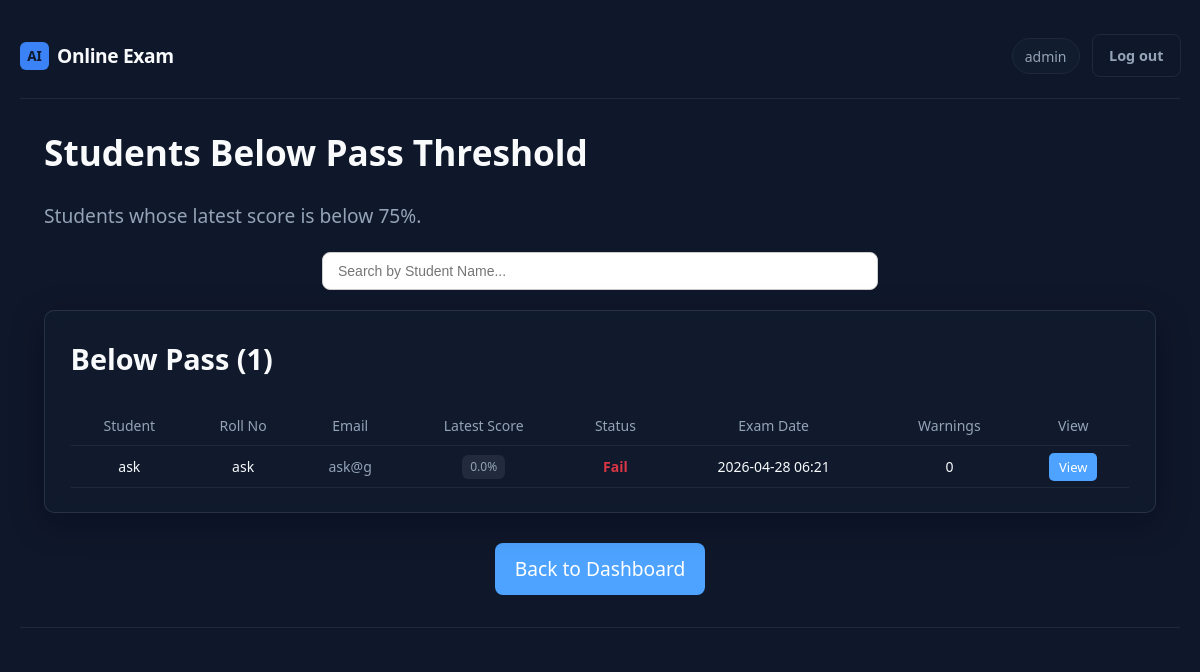
The page /admin/below-pass (signed in) on the database as committed earlier.
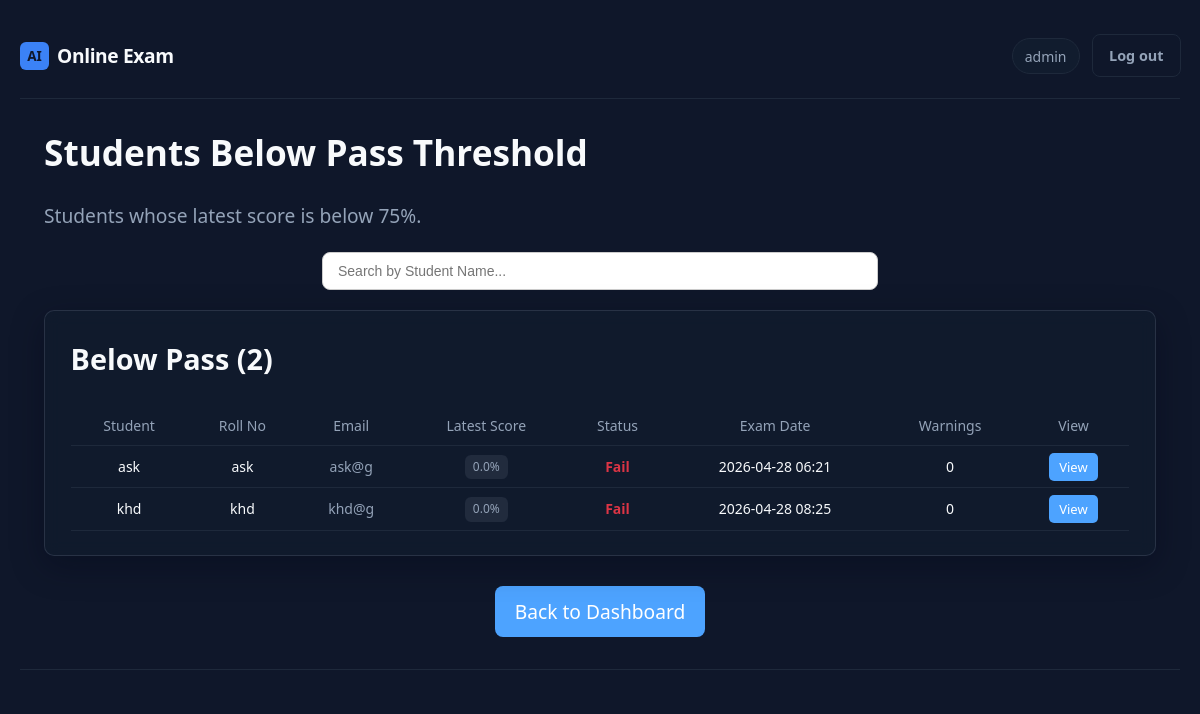
The same page on the database as committed later.
### app.py (models this page shows)
class User(db.Model):
    __tablename__ = "users"
    id = db.Column(db.Integer, primary_key=True)
    username = db.Column(db.String(80), unique=True, nullable=False)
    email = db.Column(db.String(120), unique=True, nullable=False)
    password_hash = db.Column(db.String(256), nullable=False)
    roll_number = db.Column(db.String(50), unique=True, nullable=True)
    created_at = db.Column(db.DateTime, default=lambda: datetime.now(timezone.utc))
    is_admin = db.Column(db.Boolean, default=False)
    allow_reattempt = db.Column(db.Boolean, default=False)
    exam_access_enabled = db.Column(db.Boolean, default=True)
    exam_completed = db.Column(db.Boolean, default=False)
    admin_role = db.Column(db.String(20), nullable=True)
    is_blocked = db.Column(db.Boolean, default=False)
    block_reason = db.Column(db.String(255))
    attempts = db.relationship("Attempt", backref="user", lazy=True)

class Attempt(db.Model):
    __tablename__ = "attempts"
    id = db.Column(db.Integer, primary_key=True)
    user_id = db.Column(db.Integer, db.ForeignKey("users.id"), nullable=False)
    exam_id = db.Column(db.Integer, db.ForeignKey('exam_history.id'), nullable=True)
    started_at = db.Column(db.DateTime, nullable=False)
    ended_at = db.Column(db.DateTime, nullable=True)
    status = db.Column(db.String(20), default="in_progress")
    score = db.Column(db.Float, nullable=True)
    question_ids_json = db.Column(db.Text, nullable=False)
    current_index = db.Column(db.Integer, default=0)
    time_limit_seconds = db.Column(db.Integer, default=EXAM_TIME_SECONDS)
    tab_switch_count = db.Column(db.Integer, default=0)
    face_missing_warnings = db.Column(db.Integer, default=0)
    warning_count = db.Column(db.Integer, default=0)
    warning_details_json = db.Column(db.Text, nullable=False, default="[]")
    timeline_json = db.Column(db.Text, nullable=False, default="[]")
    student_profile_json = db.Column(db.Text, nullable=False, default="{}")
    cheating_risk = db.Column(db.String(20), nullable=True)

### app.py (the view)
@app.route('/admin/below-pass')
@admin_required
def admin_below_pass():
    try:
        students = User.query.filter_by(is_admin=False).all()
        below_pass = []
        for student in students:
            latest_attempt = Attempt.query.filter_by(user_id=student.id).order_by(Attempt.started_at.desc()).first()
            if latest_attempt and latest_attempt.score is not None and latest_attempt.score < 75:
                below_pass.append({'student': student, 'attempt': latest_attempt})
        return render_template('admin/admin_below_pass.html', below_pass=below_pass)
    except Exception as e:
        return f"Error loading below pass page: {str(e)}"

### app.py (called while the page is built, shortened)
def admin_required(f):
    @wraps(f)
    def decorated(*args, **kwargs):
        if "user_id" not in session:
            return redirect(url_for("admin_login_page"))
        u = db.session.get(User, session["user_id"])
        return f(*args, **kwargs)
    return decorated

### templates/admin/admin_below_pass.html (shortened to what this page needs)
{% extends "base.html" %}
{% block body_class %}page-admin{% endblock %}
{% block content %}
<section class="admin-hero">
  <h1>Students Below Pass Threshold</h1>
  <p class="muted">Students whose latest score is below 75%.</p>
</section>
<div style="display: flex; justify-content: center; margin: 20px 0;">
  <input
    type="text"
    id="belowPassSearch"
    placeholder="Search by Student Name..."
    style="
      width: 50%;
      padding: 10px 15px;
      border-radius: 8px;
      border: 1px solid #ccc;
      outline: none;
      font-size: 14px;
    "
    onkeyup="filterBelowPass()"
  >
</div>
<div class="card admin-section" style="
  width: 100%;
  max-width: 100%;
  height: auto;
  min-height: auto;
  display: block;
  flex: none;
  flex-grow: 0;
  flex-shrink: 0;
">
  <h2>Below Pass ({{ below_pass|length }})</h2>
  {% if below_pass %}
  <div class="table-wrap">
    <table id="belowPassTable" class="data-table">
      <thead>
        <tr>
          <th>Student</th>
          <th>Roll No</th>
          <th>Email</th>
          <th>Latest Score</th>
          <th>Status</th>
          <th>Exam Date</th>
          <th>Warnings</th>
          <th>View</th>
        </tr>
      </thead>
      <tbody>
        {% for item in below_pass %}
        <tr>
          <td>{{ item.student.username }}</td>
          <td>{{ item.student.roll_number }}</td>
          <td class="muted">{{ item.student.email }}</td>
          <td>
            <span class="badge badge-muted">{{ item.attempt.score }}%</span>
          </td>
          <td>
            {% if item.attempt.score >= 75 %}
              <span style="color: #28a745; font-weight: 600;">Pass</span>
            {% else %}
              <span style="color: #dc3545; font-weight: 600;">Fail</span>
            {% endif %}
          </td>
          <td>{{ item.attempt.started_at.strftime('%Y-%m-%d %H:%M') }}</td>
          <td>{{ item.attempt.warning_count or 0 }}</td>
          <td>
            <a href="/admin/report/{{ item.attempt.id }}" style="
              background-color: #4da3ff;
              color: white;
              padding: 5px 10px;
              border-radius: 5px;
              text-decoration: none;
              font-size: 13px;
            ">
              View
            </a>
          </td>
        </tr>
        {% endfor %}
      </tbody>
    </table>
  </div>
  {% else %}
  <p class="muted">No students below pass threshold.</p>
  {% endif %}
</div>
<div style="display: flex; justify-content: center; margin-top: 30px;">
  <a href="/admin" style="
      background-color: #4da3ff;
      color: white;
      padding: 10px 20px;
      border-radius: 8px;
      text-decoration: none;
      font-weight: 500;
      transition: transform 0.2s ease;
  " onmouseover="this.style.transform='scale(1.05)'" onmouseout="this.style.transform='scale(1)'">
    Back to Dashboard
  </a>
</div>
{% endblock %}

Rows that differ between the two databases and show on the page:
now on this page (row edited): User: student.username "khd", student.roll_number "khd", student.email "khd@g"
now on this page (row edited): Attempt: attempt.score "0.0", attempt.started_at "2026-04-28 08:25", attempt "0"
changed Attempt (number 2 of 2 on the later page): score empty → 0 (drawn)
Other text that changed with them:
{{ below_pass|length }}: "1" → "2"
new list line: "% Fail View"
